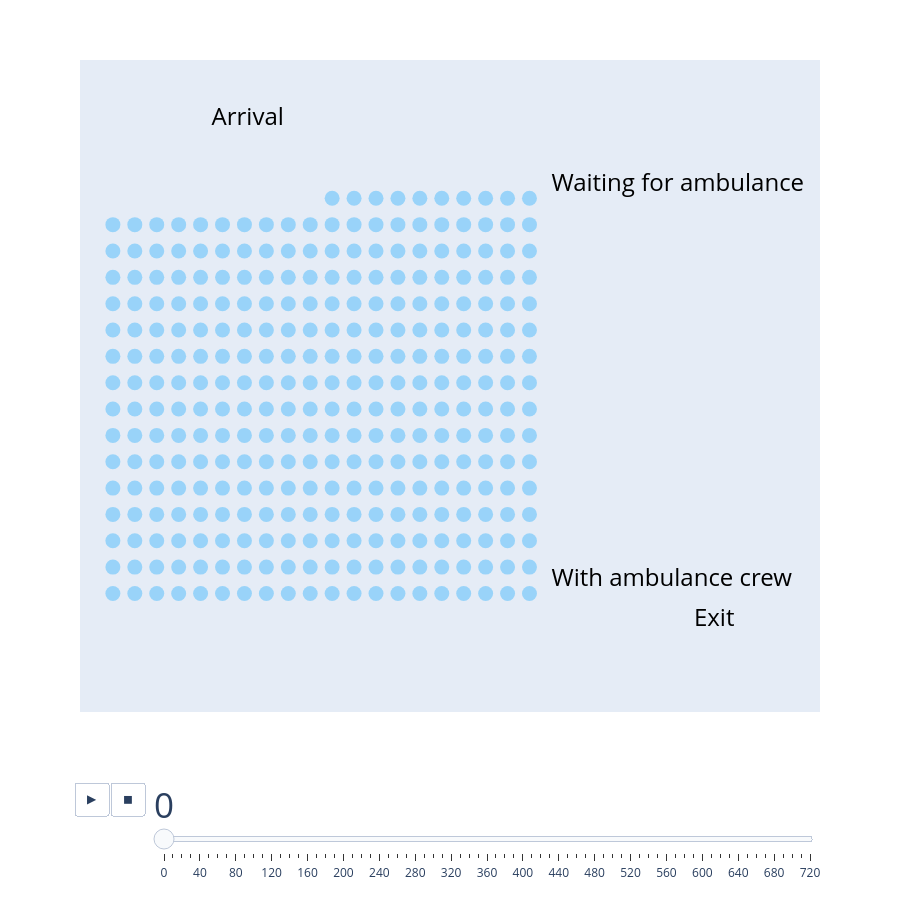

Source (notebook cell):
### Code cell
generate_animation(model)

### Figure 1 — Plotly figure (JSON) as saved in the notebook; plotly's stock layout.template omitted (floating-point values rounded to 4 significant figures; data arrays with more than 128 entries replaced by an {"elided": "..."} marker saying what was removed)
{"data": [{"customdata": [[null, null, 0, null, null, "", null]], "hovertemplate": "<b>%{customdata[2]}<br><b>Entity ID:</b> %{customdata[0]}<br>Event '%{customdata[3]}' began at %{customdata[1]:.2f} minutes<br>Time spent in event so far: %{customdata[4]:.2f} minutes%{customdata[5]}", "hovertext": [null], "ids": [NaN], "legendgroup": "", "marker": {"color": "#636efa", "opacity": 0, "symbol": "circle"}, "mode": "markers+text", "name": "", "orientation": "v", "showlegend": false, "text": ["👩🏼🦱"], "textfont": {"color": "black", "size": 16}, "type": "scatter", "x": [NaN], "xaxis": "x", "y": [NaN], "yaxis": "y"}, {"hoverinfo": "none", "mode": "text", "name": "", "text": ["Arrival", "Waiting for ambulance", "With ambulance crew", "Exit"], "textfont": {"color": "black", "size": 24}, "textposition": "middle right", "type": "scatter", "x": [60, 215, 215, 280], "y": [450, 400, 100, 70]}, {"hoverinfo": "none", "marker": {"color": "LightSkyBlue", "size": 15}, "mode": "markers", "opacity": 0.8, "textfont": {"size": 24}, "type": "scatter", "x": {"elided": "310 int values"}, "y": {"elided": "310 int values"}}], "layout": {"height": 900, "legend": {"tracegroupgap": 0}, "margin": {"t": 60}, "showlegend": false, "sliders": [{"active": 0, "currentvalue": {"font": {"size": 35}, "prefix": ""}, "len": 0.9, "pad": {"b": 10, "t": 60}, "steps": [{"args": [["0"], {"frame": {"duration": 0, "redraw": false}, "fromcurrent": true, "mode": "immediate", "transition": {"duration": 0, "easing": "linear"}}], "label": "0", "method": "animate"}, {"args": [["10"], {"frame": {"duration": 0, "redraw": false}, "fromcurrent": true, "mode": "immediate", "transition": {"duration": 0, "easing": "linear"}}], "label": "10", "method": "animate"}, {"args": [["20"], {"frame": {"duration": 0, "redraw": false}, "fromcurrent": true, "mode": "immediate", "transition": {"duration": 0, "easing": "linear"}}], "label": "20", "method": "animate"}, {"args": [["30"], {"frame": {"duration": 0, "redraw": false}, "fromcurrent": true, "mode": "immediate", "transition": {"duration": 0, "easing": "linear"}}], "label": "30", "method": "animate"}, {"args": [["40"], {"frame": {"duration": 0, "redraw": false}, "fromcurrent": true, "mode": "immediate", "transition": {"duration": 0, "easing": "linear"}}], "label": "40", "method": "animate"}, {"args": [["50"], {"frame": {"duration": 0, "redraw": false}, "fromcurrent": true, "mode": "immediate", "transition": {"duration": 0, "easing": "linear"}}], "label": "50", "method": "animate"}, {"args": [["60"], {"frame": {"duration": 0, "redraw": false}, "fromcurrent": true, "mode": "immediate", "transition": {"duration": 0, "easing": "linear"}}], "label": "60", "method": "animate"}, {"args": [["70"], {"frame": {"duration": 0, "redraw": false}, "fromcurrent": true, "mode": "immediate", "transition": {"duration": 0, "easing": "linear"}}], "label": "70", "method": "animate"}, {"args": [["80"], {"frame": {"duration": 0, "redraw": false}, "fromcurrent": true, "mode": "immediate", "transition": {"duration": 0, "easing": "linear"}}], "label": "80", "method": "animate"}, {"args": [["90"], {"frame": {"duration": 0, "redraw": false}, "fromcurrent": true, "mode": "immediate", "transition": {"duration": 0, "easing": "linear"}}], "label": "90", "method": "animate"}, {"args": [["100"], {"frame": {"duration": 0, "redraw": false}, "fromcurrent": true, "mode": "immediate", "transition": {"duration": 0, "easing": "linear"}}], "label": "100", "method": "animate"}, {"args": [["110"], {"frame": {"duration": 0, "redraw": false}, "fromcurrent": true, "mode": "immediate", "transition": {"duration": 0, "easing": "linear"}}], "label": "110", "method": "animate"}, {"args": [["120"], {"frame": {"duration": 0, "redraw": false}, "fromcurrent": true, "mode": "immediate", "transition": {"duration": 0, "easing": "linear"}}], "label": "120", "method": "animate"}, {"args": [["130"], {"frame": {"duration": 0, "redraw": false}, "fromcurrent": true, "mode": "immediate", "transition": {"duration": 0, "easing": "linear"}}], "label": "130", "method": "animate"}, {"args": [["140"], {"frame": {"duration": 0, "redraw": false}, "fromcurrent": true, "mode": "immediate", "transition": {"duration": 0, "easing": "linear"}}], "label": "140", "method": "animate"}, {"args": [["150"], {"frame": {"duration": 0, "redraw": false}, "fromcurrent": true, "mode": "immediate", "transition": {"duration": 0, "easing": "linear"}}], "label": "150", "method": "animate"}, {"args": [["160"], {"frame": {"duration": 0, "redraw": false}, "fromcurrent": true, "mode": "immediate", "transition": {"duration": 0, "easing": "linear"}}], "label": "160", "method": "animate"}, {"args": [["170"], {"frame": {"duration": 0, "redraw": false}, "fromcurrent": true, "mode": "immediate", "transition": {"duration": 0, "easing": "linear"}}], "label": "170", "method": "animate"}, {"args": [["180"], {"frame": {"duration": 0, "redraw": false}, "fromcurrent": true, "mode": "immediate", "transition": {"duration": 0, "easing": "linear"}}], "label": "180", "method": "animate"}, {"args": [["190"], {"frame": {"duration": 0, "redraw": false}, "fromcurrent": true, "mode": "immediate", "transition": {"duration": 0, "easing": "linear"}}], "label": "190", "method": "animate"}, {"args": [["200"], {"frame": {"duration": 0, "redraw": false}, "fromcurrent": true, "mode": "immediate", "transition": {"duration": 0, "easing": "linear"}}], "label": "200", "method": "animate"}, {"args": [["210"], {"frame": {"duration": 0, "redraw": false}, "fromcurrent": true, "mode": "immediate", "transition": {"duration": 0, "easing": "linear"}}], "label": "210", "method": "animate"}, {"args": [["220"], {"frame": {"duration": 0, "redraw": false}, "fromcurrent": true, "mode": "immediate", "transition": {"duration": 0, "easing": "linear"}}], "label": "220", "method": "animate"}, {"args": [["230"], {"frame": {"duration": 0, "redraw": false}, "fromcurrent": true, "mode": "immediate", "transition": {"duration": 0, "easing": "linear"}}], "label": "230", "method": "animate"}, {"args": [["240"], {"frame": {"duration": 0, "redraw": false}, "fromcurrent": true, "mode": "immediate", "transition": {"duration": 0, "easing": "linear"}}], "label": "240", "method": "animate"}, {"args": [["250"], {"frame": {"duration": 0, "redraw": false}, "fromcurrent": true, "mode": "immediate", "transition": {"duration": 0, "easing": "linear"}}], "label": "250", "method": "animate"}, {"args": [["260"], {"frame": {"duration": 0, "redraw": false}, "fromcurrent": true, "mode": "immediate", "transition": {"duration": 0, "easing": "linear"}}], "label": "260", "method": "animate"}, {"args": [["270"], {"frame": {"duration": 0, "redraw": false}, "fromcurrent": true, "mode": "immediate", "transition": {"duration": 0, "easing": "linear"}}], "label": "270", "method": "animate"}, {"args": [["280"], {"frame": {"duration": 0, "redraw": false}, "fromcurrent": true, "mode": "immediate", "transition": {"duration": 0, "easing": "linear"}}], "label": "280", "method": "animate"}, {"args": [["290"], {"frame": {"duration": 0, "redraw": false}, "fromcurrent": true, "mode": "immediate", "transition": {"duration": 0, "easing": "linear"}}], "label": "290", "method": "animate"}, {"args": [["300"], {"frame": {"duration": 0, "redraw": false}, "fromcurrent": true, "mode": "immediate", "transition": {"duration": 0, "easing": "linear"}}], "label": "300", "method": "animate"}, {"args": [["310"], {"frame": {"duration": 0, "redraw": false}, "fromcurrent": true, "mode": "immediate", "transition": {"duration": 0, "easing": "linear"}}], "label": "310", "method": "animate"}, {"args": [["320"], {"frame": {"duration": 0, "redraw": false}, "fromcurrent": true, "mode": "immediate", "transition": {"duration": 0, "easing": "linear"}}], "label": "320", "method": "animate"}, {"args": [["330"], {"frame": {"duration": 0, "redraw": false}, "fromcurrent": true, "mode": "immediate", "transition": {"duration": 0, "easing": "linear"}}], "label": "330", "method": "animate"}, {"args": [["340"], {"frame": {"duration": 0, "redraw": false}, "fromcurrent": true, "mode": "immediate", "transition": {"duration": 0, "easing": "linear"}}], "label": "340", "method": "animate"}, {"args": [["350"], {"frame": {"duration": 0, "redraw": false}, "fromcurrent": true, "mode": "immediate", "transition": {"duration": 0, "easing": "linear"}}], "label": "350", "method": "animate"}, {"args": [["360"], {"frame": {"duration": 0, "redraw": false}, "fromcurrent": true, "mode": "immediate", "transition": {"duration": 0, "easing": "linear"}}], "label": "360", "method": "animate"}, {"args": [["370"], {"frame": {"duration": 0, "redraw": false}, "fromcurrent": true, "mode": "immediate", "transition": {"duration": 0, "easing": "linear"}}], "label": "370", "method": "animate"}, {"args": [["380"], {"frame": {"duration": 0, "redraw": false}, "fromcurrent": true, "mode": "immediate", "transition": {"duration": 0, "easing": "linear"}}], "label": "380", "method": "animate"}, {"args": [["390"], {"frame": {"duration": 0, "redraw": false}, "fromcurrent": true, "mode": "immediate", "transition": {"duration": 0, "easing": "linear"}}], "label": "390", "method": "animate"}, {"args": [["400"], {"frame": {"duration": 0, "redraw": false}, "fromcurrent": true, "mode": "immediate", "transition": {"duration": 0, "easing": "linear"}}], "label": "400", "method": "animate"}, {"args": [["410"], {"frame": {"duration": 0, "redraw": false}, "fromcurrent": true, "mode": "immediate", "transition": {"duration": 0, "easing": "linear"}}], "label": "410", "method": "animate"}, {"args": [["420"], {"frame": {"duration": 0, "redraw": false}, "fromcurrent": true, "mode": "immediate", "transition": {"duration": 0, "easing": "linear"}}], "label": "420", "method": "animate"}, {"args": [["430"], {"frame": {"duration": 0, "redraw": false}, "fromcurrent": true, "mode": "immediate", "transition": {"duration": 0, "easing": "linear"}}], "label": "430", "method": "animate"}, {"args": [["440"], {"frame": {"duration": 0, "redraw": false}, "fromcurrent": true, "mode": "immediate", "transition": {"duration": 0, "easing": "linear"}}], "label": "440", "method": "animate"}, {"args": [["450"], {"frame": {"duration": 0, "redraw": false}, "fromcurrent": true, "mode": "immediate", "transition": {"duration": 0, "easing": "linear"}}], "label": "450", "method": "animate"}, {"args": [["460"], {"frame": {"duration": 0, "redraw": false}, "fromcurrent": true, "mode": "immediate", "transition": {"duration": 0, "easing": "linear"}}], "label": "460", "method": "animate"}, {"args": [["470"], {"frame": {"duration": 0, "redraw": false}, "fromcurrent": true, "mode": "immediate", "transition": {"duration": 0, "easing": "linear"}}], "label": "470", "method": "animate"}, {"args": [["480"], {"frame": {"duration": 0, "redraw": false}, "fromcurrent": true, "mode": "immediate", "transition": {"duration": 0, "easing": "linear"}}], "label": "480", "method": "animate"}, {"args": [["490"], {"frame": {"duration": 0, "redraw": false}, "fromcurrent": true, "mode": "immediate", "transition": {"duration": 0, "easing": "linear"}}], "label": "490", "method": "animate"}, {"args": [["500"], {"frame": {"duration": 0, "redraw": false}, "fromcurrent": true, "mode": "immediate", "transition": {"duration": 0, "easing": "linear"}}], "label": "500", "method": "animate"}, {"args": [["510"], {"frame": {"duration": 0, "redraw": false}, "fromcurrent": true, "mode": "immediate", "transition": {"duration": 0, "easing": "linear"}}], "label": "510", "method": "animate"}, {"args": [["520"], {"frame": {"duration": 0, "redraw": false}, "fromcurrent": true, "mode": "immediate", "transition": {"duration": 0, "easing": "linear"}}], "label": "520", "method": "animate"}, {"args": [["530"], {"frame": {"duration": 0, "redraw": false}, "fromcurrent": true, "mode": "immediate", "transition": {"duration": 0, "easing": "linear"}}], "label": "530", "method": "animate"}, {"args": [["540"], {"frame": {"duration": 0, "redraw": false}, "fromcurrent": true, "mode": "immediate", "transition": {"duration": 0, "easing": "linear"}}], "label": "540", "method": "animate"}, {"args": [["550"], {"frame": {"duration": 0, "redraw": false}, "fromcurrent": true, "mode": "immediate", "transition": {"duration": 0, "easing": "linear"}}], "label": "550", "method": "animate"}, {"args": [["560"], {"frame": {"duration": 0, "redraw": false}, "fromcurrent": true, "mode": "immediate", "transition": {"duration": 0, "easing": "linear"}}], "label": "560", "method": "animate"}, {"args": [["570"], {"frame": {"duration": 0, "redraw": false}, "fromcurrent": true, "mode": "immediate", "transition": {"duration": 0, "easing": "linear"}}], "label": "570", "method": "animate"}, {"args": [["580"], {"frame": {"duration": 0, "redraw": false}, "fromcurrent": true, "mode": "immediate", "transition": {"duration": 0, "easing": "linear"}}], "label": "580", "method": "animate"}, {"args": [["590"], {"frame": {"duration": 0, "redraw": false}, "fromcurrent": true, "mode": "immediate", "transition": {"duration": 0, "easing": "linear"}}], "label": "590", "method": "animate"}, {"args": [["600"], {"frame": {"duration": 0, "redraw": false}, "fromcurrent": true, "mode": "immediate", "transition": {"duration": 0, "easing": "linear"}}], "label": "600", "method": "animate"}, {"args": [["610"], {"frame": {"duration": 0, "redraw": false}, "fromcurrent": true, "mode": "immediate", "transition": {"duration": 0, "easing": "linear"}}], "label": "610", "method": "animate"}, {"args": [["620"], {"frame": {"duration": 0, "redraw": false}, "fromcurrent": true, "mode": "immediate", "transition": {"duration": 0, "easing": "linear"}}], "label": "620", "method": "animate"}, {"args": [["630"], {"frame": {"duration": 0, "redraw": false}, "fromcurrent": true, "mode": "immediate", "transition": {"duration": 0, "easing": "linear"}}], "label": "630", "method": "animate"}, {"args": [["640"], {"frame": {"duration": 0, "redraw": false}, "fromcurrent": true, "mode": "immediate", "transition": {"duration": 0, "easing": "linear"}}], "label": "640", "method": "animate"}, {"args": [["650"], {"frame": {"duration": 0, "redraw": false}, "fromcurrent": true, "mode": "immediate", "transition": {"duration": 0, "easing": "linear"}}], "label": "650", "method": "animate"}, {"args": [["660"], {"frame": {"duration": 0, "redraw": false}, "fromcurrent": true, "mode": "immediate", "transition": {"duration": 0, "easing": "linear"}}], "label": "660", "method": "animate"}, {"args": [["670"], {"frame": {"duration": 0, "redraw": false}, "fromcurrent": true, "mode": "immediate", "transition": {"duration": 0, "easing": "linear"}}], "label": "670", "method": "animate"}, {"args": [["680"], {"frame": {"duration": 0, "redraw": false}, "fromcurrent": true, "mode": "immediate", "transition": {"duration": 0, "easing": "linear"}}], "label": "680", "method": "animate"}, {"args": [["690"], {"frame": {"duration": 0, "redraw": false}, "fromcurrent": true, "mode": "immediate", "transition": {"duration": 0, "easing": "linear"}}], "label": "690", "method": "animate"}, {"args": [["700"], {"frame": {"duration": 0, "redraw": false}, "fromcurrent": true, "mode": "immediate", "transition": {"duration": 0, "easing": "linear"}}], "label": "700", "method": "animate"}, {"args": [["710"], {"frame": {"duration": 0, "redraw": false}, "fromcurrent": true, "mode": "immediate", "transition": {"duration": 0, "easing": "linear"}}], "label": "710", "method": "animate"}, {"args": [["720"], {"frame": {"duration": 0, "redraw": false}, "fromcurrent": true, "mode": "immediate", "transition": {"duration": 0, "easing": "linear"}}], "label": "720", "method": "animate"}], "x": 0.1, "xanchor": "left", "y": 0, "yanchor": "top"}], "updatemenus": [{"buttons": [{"args": [null, {"frame": {"duration": 400, "redraw": false}, "fromcurrent": true, "mode": "immediate", "transition": {"duration": 600, "easing": "linear"}}], "label": "&#9654;", "method": "animate"}, {"args": [[null], {"frame": {"duration": 0, "redraw": false}, "fromcurrent": true, "mode": "immediate", "transition": {"duration": 0, "easing": "linear"}}], "label": "&#9724;", "method": "animate"}], "direction": "left", "pad": {"r": 10, "t": 70}, "showactive": false, "type": "buttons", "x": 0.1, "xanchor": "right", "y": 0, "yanchor": "top"}], "xaxis": {"anchor": "y", "domain": [0, 1], "fixedrange": true, "range": [0, 337.5], "showgrid": false, "showticklabels": false, "title": {}, "zeroline": false}, "yaxis": {"anchor": "x", "domain": [0, 1], "fixedrange": true, "range": [0, 495.0], "showgrid": false, "showticklabels": false, "title": {}, "zeroline": false}}}
